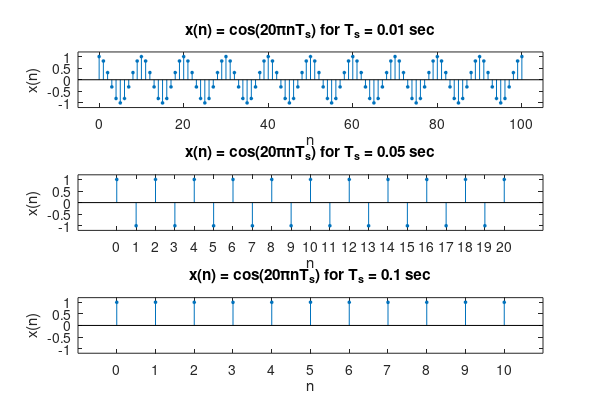

This chart was generated by the following MATLAB code:
% Problem 17 - 1
clc; close all; set(0,'defaultfigurepaperposition',[0,0,6,4]);
Hf_1 = figure; set(Hf_1,'NumberTitle','off','Name','P17-1');
T_s1 = 0.01; n1 = [0:100]; x1 = cos(20*pi*n1*T_s1);
subplot(3,1,1); Hs = stem(n1,x1,'filled'); axis([-5 105 -1.2 1.2]);
set(Hs,'markersize',2); %xlabel('n','FontSize',LFS);
xlabel('n');
title(['x(n) = cos(20{\pi}nT_s) for T_s = 0.01 sec']);
%ylabel('x(n)','FontSize',LFS);
ylabel('x(n)');
T_s2 = 0.05; n2 = [0:20]; x2 = cos(20*pi*n2*T_s2);
subplot(3,1,2); Hs = stem(n2,x2,'filled'); set(Hs,'markersize',2);
set(gca,'XTick',[0:20]); axis([-2 22 -1.2 1.2]);
%xlabel('n','FontSize',LFS); 
%ylabel('x(n)','FontSize',LFS);
xlabel('n');
ylabel('x(n)');
title(['x(n) = cos(20{\pi}nT_s) for T_s = 0.05 sec']);
T_s3 = 0.1; n3 = [0:10]; x3 = cos(20*pi*n3*T_s3);
subplot(3,1,3); Hs = stem(n3,x3,'filled'); set(Hs,'markersize',2);
set(gca,'XTick',[0:10]); axis([-1 11 -1.2 1.2]);
xlabel('n'); ylabel('x(n)');
title(['x(n) = cos(20{\pi}nT_s) for T_s = 0.1 sec']);
